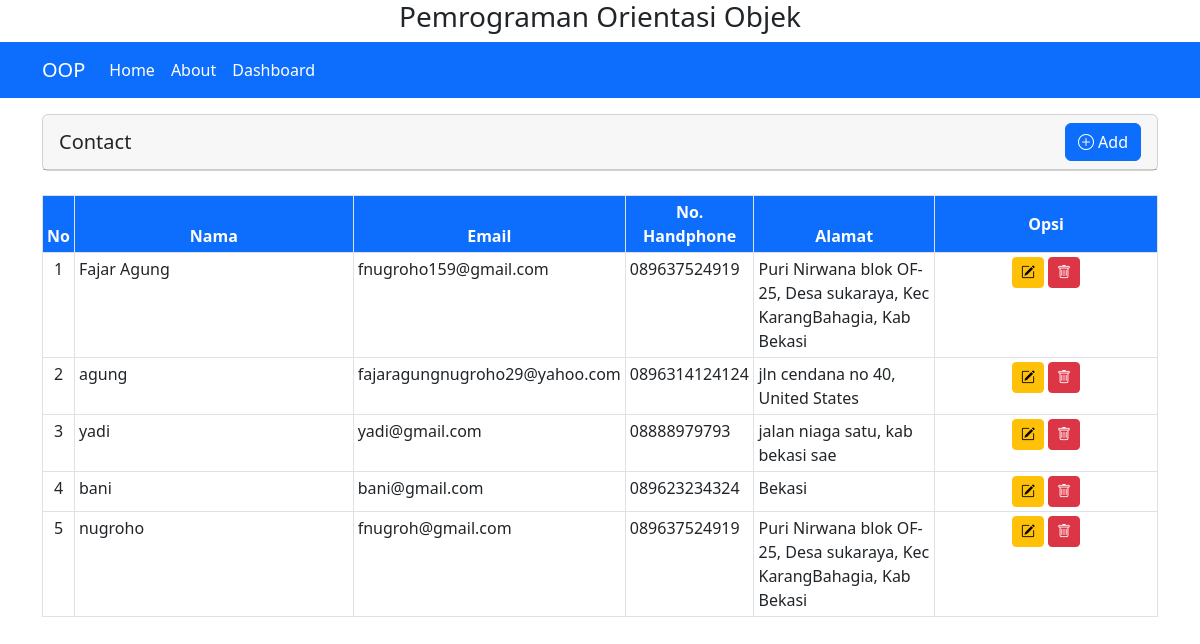
/?page=dashboard, run on the app's committed database.
### tables this page shows
CREATE TABLE `contact` (
  `id` int(11) NOT NULL,
  `nama` varchar(100) NOT NULL,
  `email` varchar(100) NOT NULL,
  `alamat` varchar(200) NOT NULL,
  `nomor_hp` varchar(100) NOT NULL
);

### halaman/action.php (called while the page is built, shortened)
<?php
class Aksi
{
  private $servername = "localhost";
  private $username = "root";
  private $password = "";
  private $dbname = "crud";
  protected $conn;
  function __construct()
  {
    if (!isset($this->conn)) {
      $this->conn = new mysqli(
        $this->servername,
        $this->username,
        $this->password,
        $this->dbname
      );
    }
    return $this->conn;
  }
  public function fetch()
  {
    $data = null;
    $query = "SELECT * FROM contact";
    if ($sql = $this->conn->query($query)) {
      while ($row = mysqli_fetch_assoc($sql)) {
        $data[] = $row;
      }
    }
    return $data;
  }
}

### halaman/dashboard.php (the view, shortened to what this page needs)
<div class="container">
  <div class="card">
    <h5 class="card-header d-flex justify-content-between align-items-center">
      Contact
      <div>
        <a href="?page=add" class="btn btn-primary"><i class="bi bi-plus-circle"></i> Add</a>
      </div>
    </h5>
  </div>
  <div class="table-responsive">
    <table class="table table-bordered table-hover table-sm">
      <br>
      <thead class="bg-primary text-white">
        <tr>
          <th class="text-center">No</th>
          <th class="text-center" width="25%">Nama</th>
          <th class="text-center">Email</th>
          <th class="text-center">No. Handphone</th>
          <th class="text-center">Alamat</th>
          <th class="text-center align-middle" width="20%">Opsi</th>
        </tr>
      </thead>
      <tbody>
        <?php
        include 'action.php';
        $aksi = new Aksi();
        $rows = $aksi->fetch();
        $i = 1;
        if (!empty($rows)) {
          foreach ($rows as $row) {
        ?>
            <tr>
              <td class="text-center"><?php echo $i++; ?></td>
              <td><?php echo $row['nama']; ?></td>
              <td class=""><?php echo $row['email']; ?></td>
              <td class=""><?php echo $row['nomor_hp']; ?></td>
              <td class=""><?php echo $row['alamat']; ?></td>
              <td class="aksi">
                <div class="text-center">
                  <a class="btn btn-warning btn-sm " href="?page=edit&id=<?php echo $row['id']; ?>" role="button"><i class="bi bi-pencil-square"></i></a>
                  <a class="btn btn-danger btn-sm" role="button" data-bs-toggle="modal" data-bs-target="#staticBackdrop<?php echo $row['id']; ?>"><i class="bi bi-trash"></i></a>
                </div>
              </td>
            </tr>
        <?php
          }
        } else {
          echo "No data";
        }
        ?>
      </tbody>
    </table>
  </div>
</div>

### index.php (shortened to what this page needs)
<!doctype html>
<html lang="en">
<head>
  <link href="https://cdn.jsdelivr.net/npm/bootstrap@5.2.3/dist/css/bootstrap.min.css" rel="stylesheet">
  <link rel="stylesheet" href="https://cdn.jsdelivr.net/npm/bootstrap-icons@1.10.2/font/bootstrap-icons.css">
</head>
<body>
  <h3 class="text-center">Pemrograman Orientasi Objek</h3>
  <?php
  include "halaman/navbar.php";
  ?>
  <?php
  if (isset($_GET["page"])) {
    $page = $_GET["page"];
    switch ($page) {
      case "dashboard":
        include "halaman/dashboard.php";
        break;
    }
  } else {
    include "halaman/home.php";
  }
  ?>
</body>
</html>

### halaman/navbar.php
<nav class="navbar navbar-expand navbar-dark bg-primary mb-3">
  <div class="container">
    <a class="navbar-brand" href="?page=home">OOP</a>
    <div class="collapse navbar-collapse" id="navbarSupportedContent">
      <ul class="navbar-nav me-auto mb-2 mb-lg-0">
        <li class="nav-item">
          <a class="nav-link active" aria-current="page" href="?page=home">Home</a>
        </li>
        <li class="nav-item">
          <a class="nav-link active" aria-current="page" href="?page=tentang">About</a>
        </li>
        <li class="nav-item">
          <a class="nav-link active" aria-current="page" href="?page=dashboard">Dashboard</a>
        </li>
      </ul>
    </div>
  </div>
</nav>

### data on the page
contact: nama "Fajar Agung", email "fnugroho159@gmail.com", nomor_hp "089637524919", alamat "Puri Nirwana blok OF-25, Desa sukaraya, Kec KarangBahagia, Kab Bekasi"
contact: nama "agung", email "fajaragungnugroho29@yahoo.com", nomor_hp "0896314124124", alamat "jln cendana no 40, United States"
contact: nama "yadi", email "yadi@gmail.com", nomor_hp "08888979793", alamat "jalan niaga satu, kab bekasi sae"
contact: nama "bani", email "bani@gmail.com", nomor_hp "089623234324", alamat "Bekasi"
contact: nama "nugroho", email "fnugroh@gmail.com", nomor_hp "089637524919", alamat "Puri Nirwana blok OF-25, Desa sukaraya, Kec KarangBahagia, Kab Bekasi"
